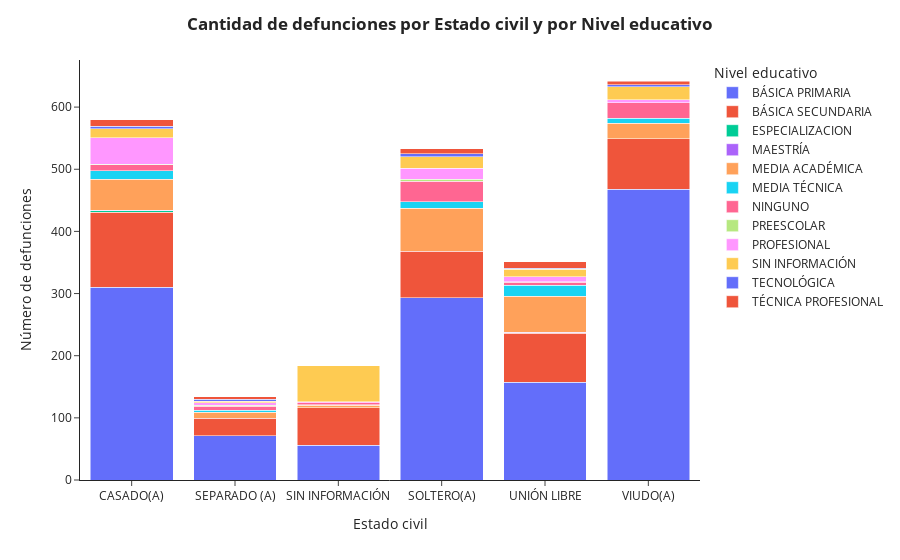

This figure's notebook cell:
### Markdown cell above
Tanto en 2021 como en 2022, la mayoría de muertes fueron de manera natural por enfermedad, sin embargo hay una buena proporción sin información en el 2022. En 2021 se dió una porción de homicidios y en 2022 se cataloga como muerte no natural.

### Code cell
import plotly.express as px

# Crear dataset para Cantidad de defunciones por Edad y por año
BASE_E = BDD.groupby(['Nivel educativo', 'Estado civil'])[['Fecha de Defunción']].count().reset_index()

# Crear gráfica
fig_E = px.bar(BASE_E, x='Estado civil', y='Fecha de Defunción', color='Nivel educativo', barmode='stack')

# Agregar detalles a la gráfica
fig_E.update_layout(
    title='<b>Cantidad de defunciones por Estado civil y por Nivel educativo<b>',
    xaxis_title='Estado civil',
    yaxis_title='Número de defunciones',
    template='simple_white',
    title_x=0.5
)

fig_E.show()

### Figure 1 — Plotly figure (JSON) as saved in the notebook; plotly's stock layout.template omitted (floating-point values rounded to 4 significant figures)
{"data": [{"alignmentgroup": "True", "hovertemplate": "Nivel educativo=BÁSICA PRIMARIA<br>Estado civil=%{x}<br>Fecha de Defunción=%{y}<extra></extra>", "legendgroup": "BÁSICA PRIMARIA", "marker": {"color": "#636efa", "pattern": {"shape": ""}}, "name": "BÁSICA PRIMARIA", "offsetgroup": "BÁSICA PRIMARIA", "orientation": "v", "showlegend": true, "textposition": "auto", "type": "bar", "x": ["CASADO(A)", "SEPARADO (A)", "SIN INFORMACIÓN", "SOLTERO(A)", "UNIÓN LIBRE", "VIUDO(A)"], "xaxis": "x", "y": [310, 71, 56, 293, 157, 468], "yaxis": "y"}, {"alignmentgroup": "True", "hovertemplate": "Nivel educativo=BÁSICA SECUNDARIA<br>Estado civil=%{x}<br>Fecha de Defunción=%{y}<extra></extra>", "legendgroup": "BÁSICA SECUNDARIA", "marker": {"color": "#EF553B", "pattern": {"shape": ""}}, "name": "BÁSICA SECUNDARIA", "offsetgroup": "BÁSICA SECUNDARIA", "orientation": "v", "showlegend": true, "textposition": "auto", "type": "bar", "x": ["CASADO(A)", "SEPARADO (A)", "SIN INFORMACIÓN", "SOLTERO(A)", "UNIÓN LIBRE", "VIUDO(A)"], "xaxis": "x", "y": [121, 28, 60, 75, 79, 81], "yaxis": "y"}, {"alignmentgroup": "True", "hovertemplate": "Nivel educativo=ESPECIALIZACION<br>Estado civil=%{x}<br>Fecha de Defunción=%{y}<extra></extra>", "legendgroup": "ESPECIALIZACION", "marker": {"color": "#00cc96", "pattern": {"shape": ""}}, "name": "ESPECIALIZACION", "offsetgroup": "ESPECIALIZACION", "orientation": "v", "showlegend": true, "textposition": "auto", "type": "bar", "x": ["CASADO(A)", "UNIÓN LIBRE"], "xaxis": "x", "y": [2, 1], "yaxis": "y"}, {"alignmentgroup": "True", "hovertemplate": "Nivel educativo=MAESTRÍA<br>Estado civil=%{x}<br>Fecha de Defunción=%{y}<extra></extra>", "legendgroup": "MAESTRÍA", "marker": {"color": "#ab63fa", "pattern": {"shape": ""}}, "name": "MAESTRÍA", "offsetgroup": "MAESTRÍA", "orientation": "v", "showlegend": true, "textposition": "auto", "type": "bar", "x": ["CASADO(A)", "UNIÓN LIBRE"], "xaxis": "x", "y": [1, 1], "yaxis": "y"}, {"alignmentgroup": "True", "hovertemplate": "Nivel educativo=MEDIA ACADÉMICA<br>Estado civil=%{x}<br>Fecha de Defunción=%{y}<extra></extra>", "legendgroup": "MEDIA ACADÉMICA", "marker": {"color": "#FFA15A", "pattern": {"shape": ""}}, "name": "MEDIA ACADÉMICA", "offsetgroup": "MEDIA ACADÉMICA", "orientation": "v", "showlegend": true, "textposition": "auto", "type": "bar", "x": ["CASADO(A)", "SEPARADO (A)", "SIN INFORMACIÓN", "SOLTERO(A)", "UNIÓN LIBRE", "VIUDO(A)"], "xaxis": "x", "y": [50, 10, 4, 69, 58, 25], "yaxis": "y"}, {"alignmentgroup": "True", "hovertemplate": "Nivel educativo=MEDIA TÉCNICA<br>Estado civil=%{x}<br>Fecha de Defunción=%{y}<extra></extra>", "legendgroup": "MEDIA TÉCNICA", "marker": {"color": "#19d3f3", "pattern": {"shape": ""}}, "name": "MEDIA TÉCNICA", "offsetgroup": "MEDIA TÉCNICA", "orientation": "v", "showlegend": true, "textposition": "auto", "type": "bar", "x": ["CASADO(A)", "SEPARADO (A)", "SIN INFORMACIÓN", "SOLTERO(A)", "UNIÓN LIBRE", "VIUDO(A)"], "xaxis": "x", "y": [14, 3, 1, 11, 17, 8], "yaxis": "y"}, {"alignmentgroup": "True", "hovertemplate": "Nivel educativo=NINGUNO<br>Estado civil=%{x}<br>Fecha de Defunción=%{y}<extra></extra>", "legendgroup": "NINGUNO", "marker": {"color": "#FF6692", "pattern": {"shape": ""}}, "name": "NINGUNO", "offsetgroup": "NINGUNO", "orientation": "v", "showlegend": true, "textposition": "auto", "type": "bar", "x": ["CASADO(A)", "SEPARADO (A)", "SIN INFORMACIÓN", "SOLTERO(A)", "UNIÓN LIBRE", "VIUDO(A)"], "xaxis": "x", "y": [9, 7, 3, 33, 5, 25], "yaxis": "y"}, {"alignmentgroup": "True", "hovertemplate": "Nivel educativo=PREESCOLAR<br>Estado civil=%{x}<br>Fecha de Defunción=%{y}<extra></extra>", "legendgroup": "PREESCOLAR", "marker": {"color": "#B6E880", "pattern": {"shape": ""}}, "name": "PREESCOLAR", "offsetgroup": "PREESCOLAR", "orientation": "v", "showlegend": true, "textposition": "auto", "type": "bar", "x": ["CASADO(A)", "SEPARADO (A)", "SOLTERO(A)", "UNIÓN LIBRE"], "xaxis": "x", "y": [1, 1, 3, 1], "yaxis": "y"}, {"alignmentgroup": "True", "hovertemplate": "Nivel educativo=PROFESIONAL<br>Estado civil=%{x}<br>Fecha de Defunción=%{y}<extra></extra>", "legendgroup": "PROFESIONAL", "marker": {"color": "#FF97FF", "pattern": {"shape": ""}}, "name": "PROFESIONAL", "offsetgroup": "PROFESIONAL", "orientation": "v", "showlegend": true, "textposition": "auto", "type": "bar", "x": ["CASADO(A)", "SEPARADO (A)", "SIN INFORMACIÓN", "SOLTERO(A)", "UNIÓN LIBRE", "VIUDO(A)"], "xaxis": "x", "y": [43, 4, 2, 18, 8, 5], "yaxis": "y"}, {"alignmentgroup": "True", "hovertemplate": "Nivel educativo=SIN INFORMACIÓN<br>Estado civil=%{x}<br>Fecha de Defunción=%{y}<extra></extra>", "legendgroup": "SIN INFORMACIÓN", "marker": {"color": "#FECB52", "pattern": {"shape": ""}}, "name": "SIN INFORMACIÓN", "offsetgroup": "SIN INFORMACIÓN", "orientation": "v", "showlegend": true, "textposition": "auto", "type": "bar", "x": ["CASADO(A)", "SEPARADO (A)", "SIN INFORMACIÓN", "SOLTERO(A)", "UNIÓN LIBRE", "VIUDO(A)"], "xaxis": "x", "y": [14, 3, 58, 18, 12, 21], "yaxis": "y"}, {"alignmentgroup": "True", "hovertemplate": "Nivel educativo=TECNOLÓGICA<br>Estado civil=%{x}<br>Fecha de Defunción=%{y}<extra></extra>", "legendgroup": "TECNOLÓGICA", "marker": {"color": "#636efa", "pattern": {"shape": ""}}, "name": "TECNOLÓGICA", "offsetgroup": "TECNOLÓGICA", "orientation": "v", "showlegend": true, "textposition": "auto", "type": "bar", "x": ["CASADO(A)", "SEPARADO (A)", "SOLTERO(A)", "UNIÓN LIBRE", "VIUDO(A)"], "xaxis": "x", "y": [4, 3, 5, 2, 3], "yaxis": "y"}, {"alignmentgroup": "True", "hovertemplate": "Nivel educativo=TÉCNICA PROFESIONAL<br>Estado civil=%{x}<br>Fecha de Defunción=%{y}<extra></extra>", "legendgroup": "TÉCNICA PROFESIONAL", "marker": {"color": "#EF553B", "pattern": {"shape": ""}}, "name": "TÉCNICA PROFESIONAL", "offsetgroup": "TÉCNICA PROFESIONAL", "orientation": "v", "showlegend": true, "textposition": "auto", "type": "bar", "x": ["CASADO(A)", "SEPARADO (A)", "SOLTERO(A)", "UNIÓN LIBRE", "VIUDO(A)"], "xaxis": "x", "y": [11, 4, 8, 10, 6], "yaxis": "y"}], "layout": {"barmode": "stack", "legend": {"title": {"text": "Nivel educativo"}, "tracegroupgap": 0}, "margin": {"t": 60}, "title": {"text": "<b>Cantidad de defunciones por Estado civil y por Nivel educativo<b>", "x": 0.5}, "xaxis": {"anchor": "y", "domain": [0, 1], "title": {"text": "Estado civil"}}, "yaxis": {"anchor": "x", "domain": [0, 1], "title": {"text": "Número de defunciones"}}}}
